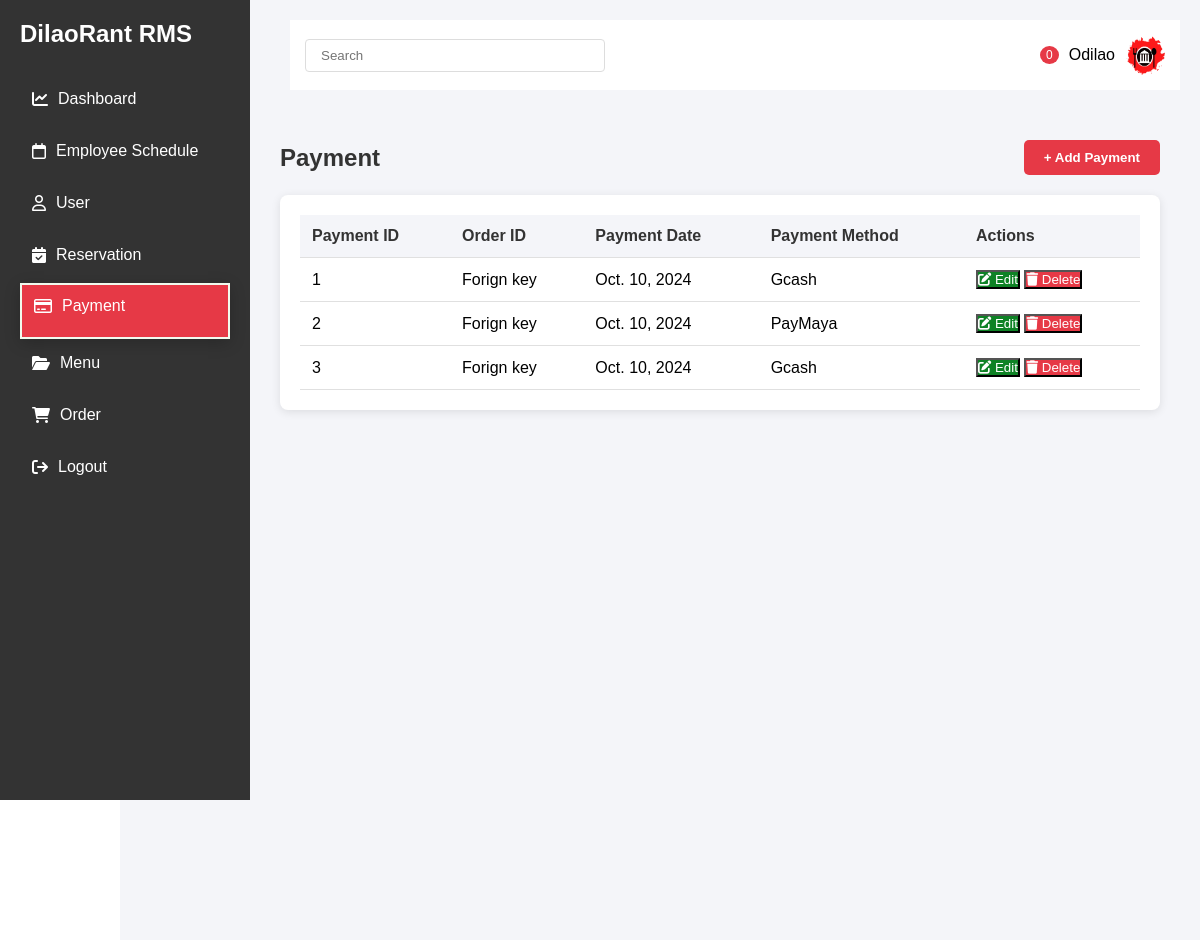
/dashboard/Payment/ (signed in), run on an earlier commit of the app's database.
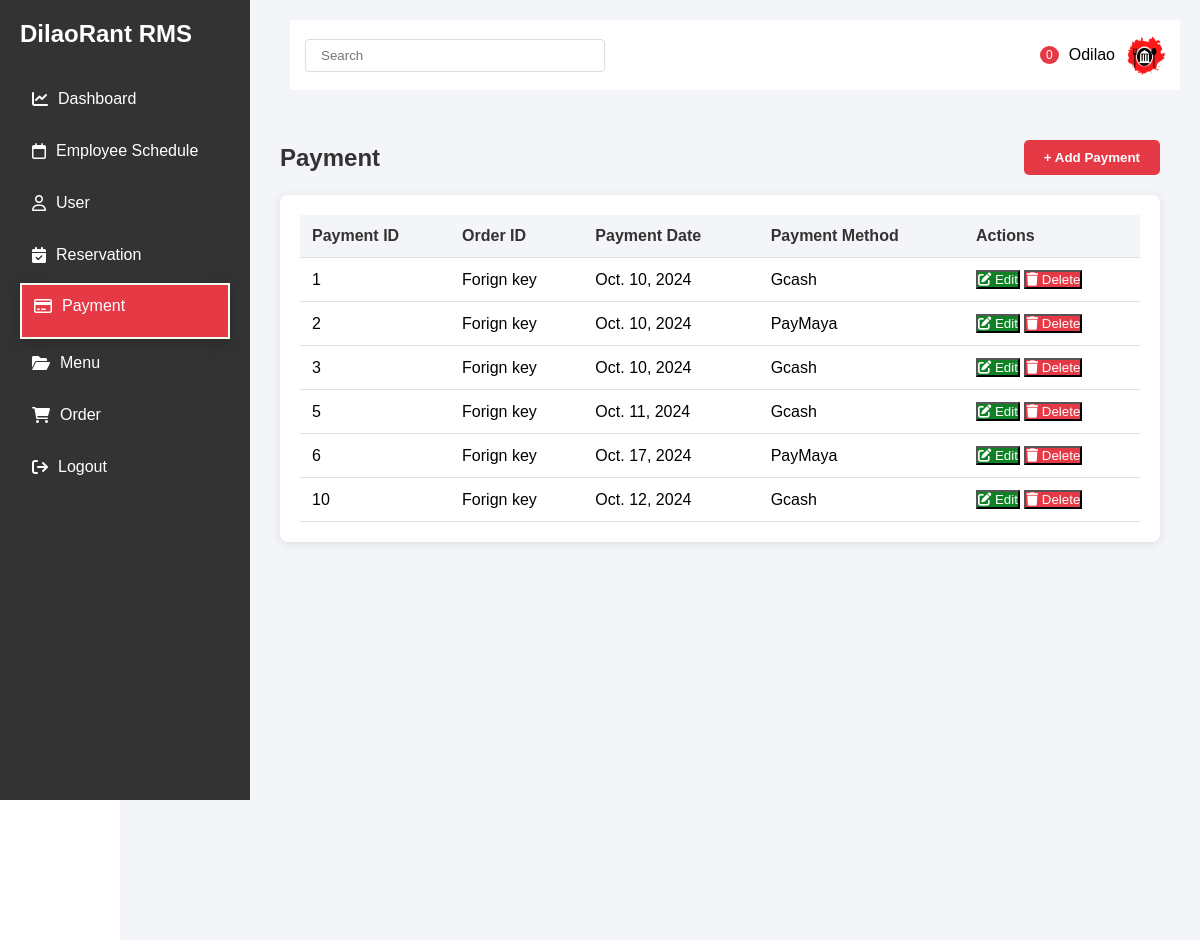
And on a later commit of the database.
### Payment/models.py (models this page shows, shortened)
class Payment(models.Model):
    payment_id = models.AutoField(primary_key=True)  # Manual Payment ID input
    payment_method = models.CharField(max_length=100)
    payment_date = models.DateField()

### Payment/views.py (the view)
# urls.py: path('', views.display_Payment, name='displayPayment'),
@login_required(login_url='login')
def display_Payment(request):
    payments = Payment.objects.all()  # Fetch all payments to display
    return render(request, 'Payment/PaymentDisplay.html', {'payments': payments})

### Payment/templates/Payment/PaymentDisplay.html (shortened to what the changed rows need)
{% load static %}
<!DOCTYPE html>
<html lang="en">
<head>
    <link rel="stylesheet" href="https://cdnjs.cloudflare.com/ajax/libs/font-awesome/6.0.0/css/all.min.css">
</head>
<body>
    <div class="sidebar">
        <h2>DilaoRant RMS</h2>
    </div>
    <div class="main-content">
        <div class="main-content">
            <div class="schedule-header">
                <h2 class="schedule-title">Payment</h2>
            </div>
                <div class="schedule-container">
                <table class="schedule-table">
                    <thead>
                        <tr>
                            <th>Payment ID</th>
                            <th>Order ID</th>
                            <th>Payment Date</th>
                            <th>Payment Method</th>
                            <th>Actions</th>
                        </tr>
                    </thead>
                    <tbody>
                        {% for payment in payments %}
                    <tr>
                        <td>{{payment.payment_id}}</td>
                        <td>Forign key</td>
                        <td>{{ payment.payment_date }}</td>
                        <td>{{ payment.payment_method }}</td>
                        <td>
                            <div class="action-buttons">
                                <button
                                    class="btn btn-edit btn-tooltip"
                                    onclick="update_schedule('{{ schedule.schedule_id }}')"
                                    data-tooltip="Edit Schedule"
                                >
                                    <i class="fas fa-edit"></i>
                                    Edit
                                </button>
                                <button
                                    class="btn btn-delete btn-tooltip"
                                    onclick="delete_payment('{{ payment.payment_id}}')"
                                    data-tooltip="Delete Schedule"
                                >
                                    <i class="fas fa-trash"></i>
                                    Delete
                                </button>
                            </div>
                        </td>
                    </tr>
                        {% empty %}
                        <tr>
                            <td colspan="4" style="text-align: center;">No Payments found.</td>
                        </tr>
                        {% endfor %}
                    </tbody>
                </table>
            </div>
        </div>
    </div>
</body>
</html>

What changed in the data, as far as the page shows it:
added Payment: payment_id "5", payment_date "Oct. 11, 2024", payment_method "Gcash"
added Payment: payment_id "6", payment_date "Oct. 17, 2024", payment_method "PayMaya"
added Payment: payment_id "10", payment_date "Oct. 12, 2024", payment_method "Gcash"
